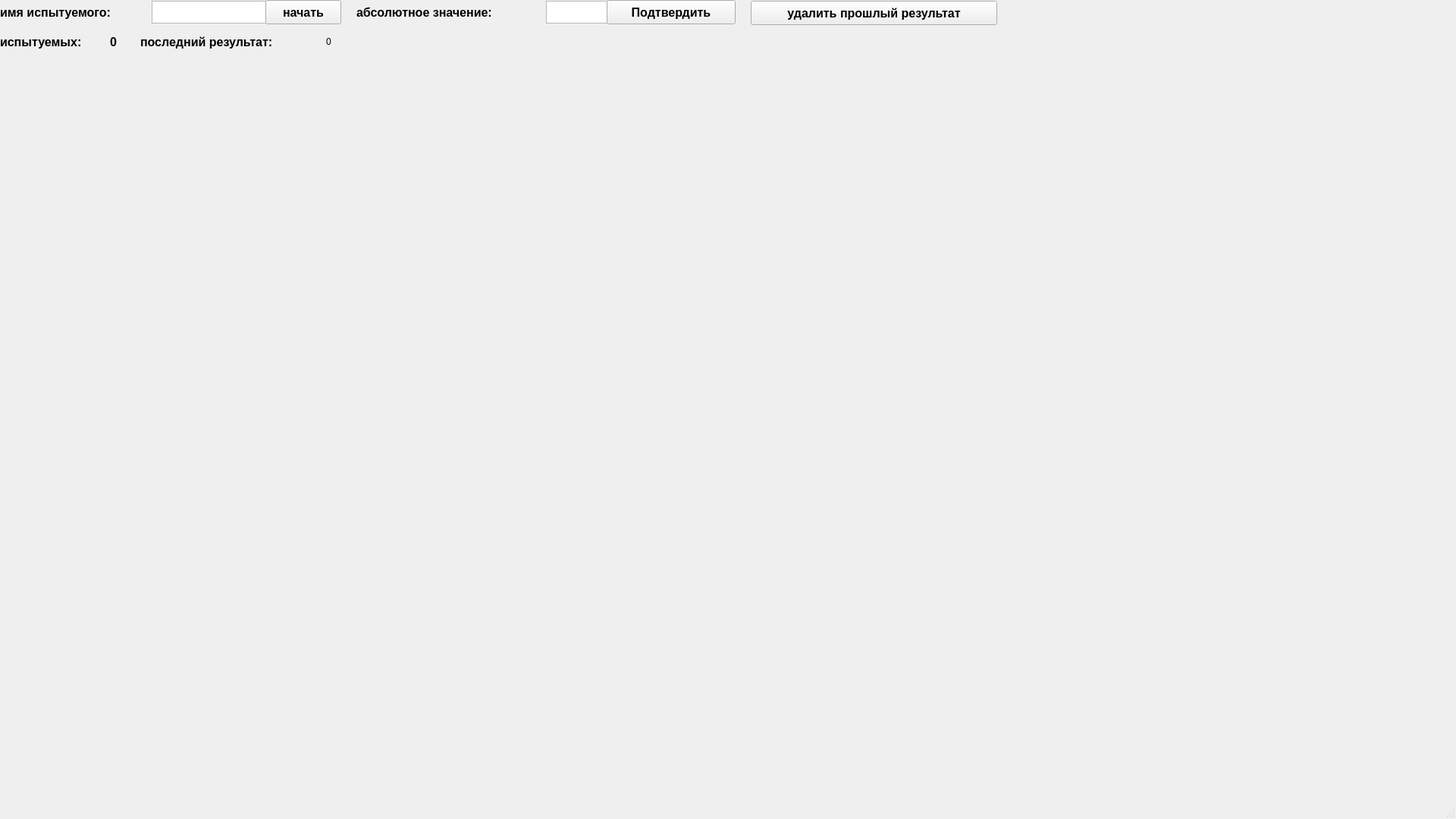
<?xml version="1.0" encoding="UTF-8"?>
<ui version="4.0">
 <class>MainWindow</class>
 <widget class="QMainWindow" name="MainWindow">
  <property name="geometry">
   <rect>
    <x>0</x>
    <y>0</y>
    <width>1920</width>
    <height>1080</height>
   </rect>
  </property>
  <property name="windowTitle">
   <string>MainWindow</string>
  </property>
  <widget class="QWidget" name="centralwidget">
   <widget class="QLabel" name="label">
    <property name="geometry">
     <rect>
      <x>0</x>
      <y>1</y>
      <width>200</width>
      <height>30</height>
     </rect>
    </property>
    <property name="font">
     <font>
      <pointsize>12</pointsize>
      <weight>75</weight>
      <bold>true</bold>
     </font>
    </property>
    <property name="text">
     <string>имя испытуемого:</string>
    </property>
   </widget>
   <widget class="QLabel" name="label_3">
    <property name="geometry">
     <rect>
      <x>0</x>
      <y>40</y>
      <width>140</width>
      <height>30</height>
     </rect>
    </property>
    <property name="font">
     <font>
      <pointsize>12</pointsize>
      <weight>75</weight>
      <bold>true</bold>
     </font>
    </property>
    <property name="text">
     <string>испытуемых:</string>
    </property>
   </widget>
   <widget class="QLabel" name="label_4">
    <property name="geometry">
     <rect>
      <x>145</x>
      <y>40</y>
      <width>30</width>
      <height>30</height>
     </rect>
    </property>
    <property name="font">
     <font>
      <pointsize>12</pointsize>
      <weight>75</weight>
      <bold>true</bold>
     </font>
    </property>
    <property name="text">
     <string>0</string>
    </property>
   </widget>
   <widget class="QLabel" name="label_5">
    <property name="geometry">
     <rect>
      <x>185</x>
      <y>40</y>
      <width>230</width>
      <height>30</height>
     </rect>
    </property>
    <property name="font">
     <font>
      <pointsize>12</pointsize>
      <weight>75</weight>
      <bold>true</bold>
     </font>
    </property>
    <property name="text">
     <string>последний результат:</string>
    </property>
   </widget>
   <widget class="QLabel" name="label_6">
    <property name="geometry">
     <rect>
      <x>430</x>
      <y>40</y>
      <width>400</width>
      <height>30</height>
     </rect>
    </property>
    <property name="text">
     <string>0</string>
    </property>
   </widget>
   <widget class="QPlainTextEdit" name="plainTextEdit">
    <property name="geometry">
     <rect>
      <x>200</x>
      <y>1</y>
      <width>175</width>
      <height>30</height>
     </rect>
    </property>
    <property name="font">
     <font>
      <pointsize>12</pointsize>
      <weight>75</weight>
      <bold>true</bold>
     </font>
    </property>
   </widget>
   <widget class="QPlainTextEdit" name="plainTextEdit_2">
    <property name="geometry">
     <rect>
      <x>720</x>
      <y>1</y>
      <width>100</width>
      <height>30</height>
     </rect>
    </property>
   </widget>
   <widget class="QPushButton" name="pushButton">
    <property name="geometry">
     <rect>
      <x>350</x>
      <y>0</y>
      <width>100</width>
      <height>32</height>
     </rect>
    </property>
    <property name="font">
     <font>
      <pointsize>12</pointsize>
      <weight>75</weight>
      <bold>true</bold>
     </font>
    </property>
    <property name="text">
     <string>начать</string>
    </property>
   </widget>
   <widget class="QPushButton" name="pushButton_3">
    <property name="geometry">
     <rect>
      <x>990</x>
      <y>1</y>
      <width>325</width>
      <height>32</height>
     </rect>
    </property>
    <property name="font">
     <font>
      <pointsize>12</pointsize>
      <weight>75</weight>
      <bold>true</bold>
     </font>
    </property>
    <property name="text">
     <string>удалить прошлый результат</string>
    </property>
   </widget>
   <widget class="QPushButton" name="pushButton_2">
    <property name="geometry">
     <rect>
      <x>800</x>
      <y>0</y>
      <width>170</width>
      <height>32</height>
     </rect>
    </property>
    <property name="font">
     <font>
      <pointsize>12</pointsize>
      <weight>75</weight>
      <bold>true</bold>
     </font>
    </property>
    <property name="text">
     <string>Подтвердить</string>
    </property>
   </widget>
   <widget class="QLabel" name="label_2">
    <property name="geometry">
     <rect>
      <x>470</x>
      <y>1</y>
      <width>250</width>
      <height>30</height>
     </rect>
    </property>
    <property name="font">
     <font>
      <pointsize>12</pointsize>
      <weight>75</weight>
      <bold>true</bold>
     </font>
    </property>
    <property name="text">
     <string>абсолютное значение:</string>
    </property>
   </widget>
  </widget>
  <widget class="QMenuBar" name="menubar">
   <property name="geometry">
    <rect>
     <x>0</x>
     <y>0</y>
     <width>1920</width>
     <height>26</height>
    </rect>
   </property>
  </widget>
  <widget class="QStatusBar" name="statusbar"/>
 </widget>
 <resources/>
 <connections/>
</ui>
